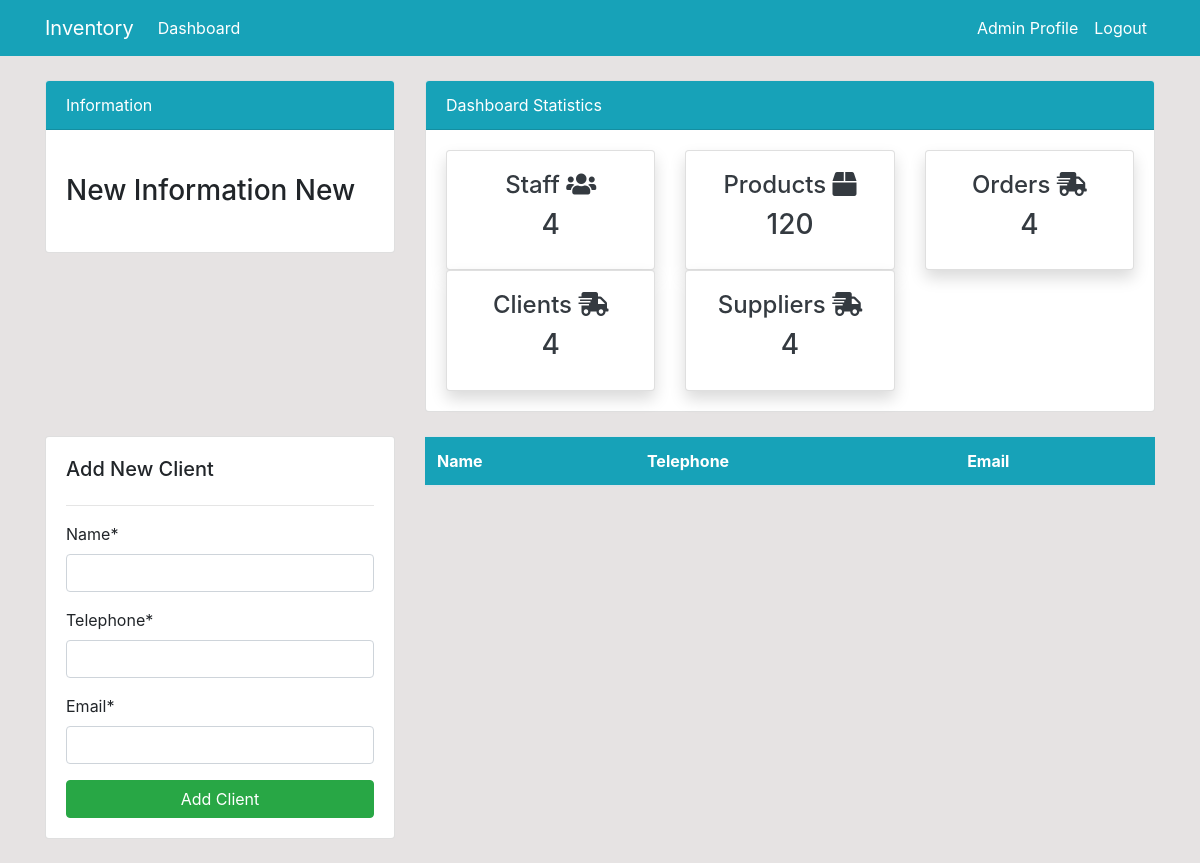
The page /client/ (signed in) on the database as committed earlier.
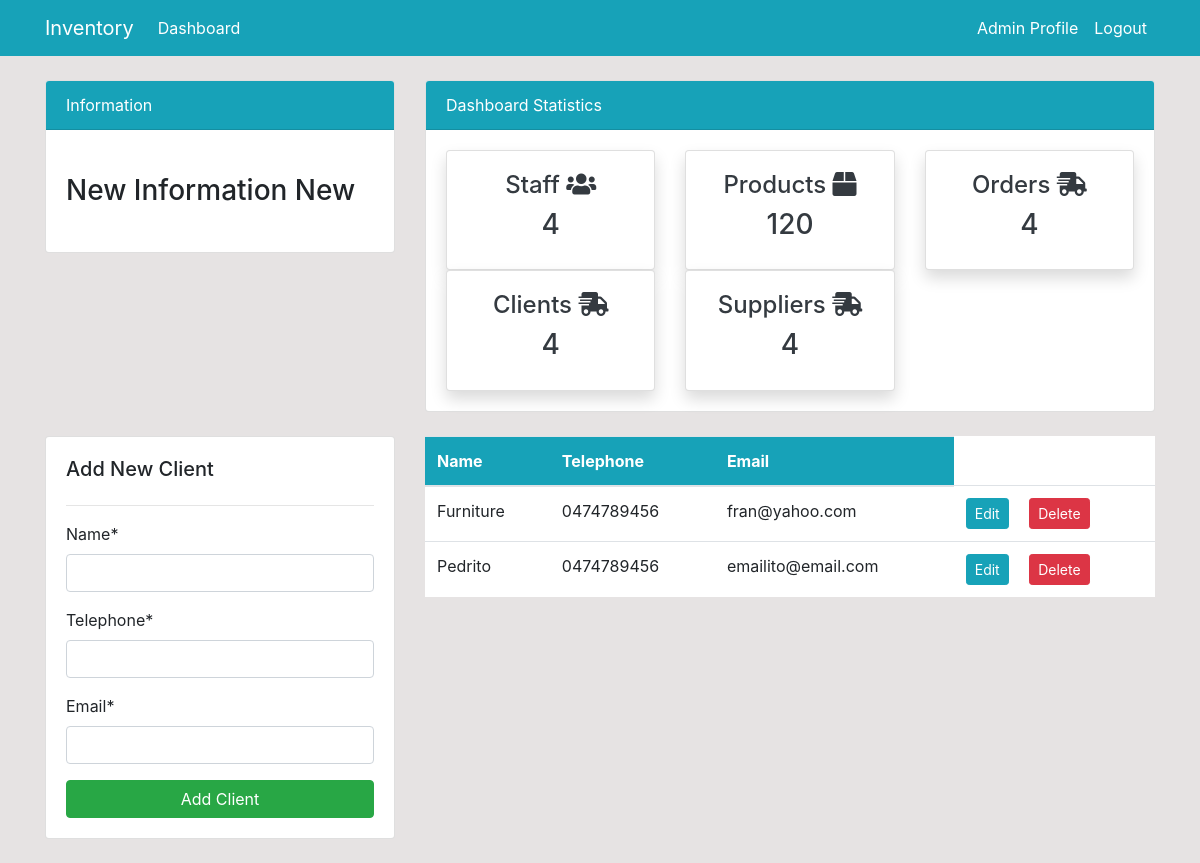
The same page on the database as committed later.
### dashboard/models.py (models this page shows, shortened)
class Client(models.Model):
    name = models.CharField(max_length=100, null=True)
    telephone = models.CharField(max_length=20)
    email = models.EmailField()

### dashboard/views.py (the view)
# urls.py: path('client/', views.client, name='dashboard-client'),
@login_required(login_url='user-login')
def client(request):
    if request.method == 'POST':
        forms = ClientForm(request.POST)
        if forms.is_valid():
            forms.save()
            return redirect('dashboard-client')
    else:
        forms = ClientForm()
    clients = Client.objects.all()
    context = {
        'clients':clients,
        "forms":forms,
    }
    return render(request, 'dashboard/client.html', context)

### dashboard/forms.py
class ClientForm(forms.ModelForm):
    class Meta:
        model= Client
        fields = [
            'name','telephone','email'
            ]

### templates/dashboard/client.html (shortened to what this page needs)
{% extends 'partials/base.html' %}
{% load crispy_forms_tags %}
{% block content %}
{% include 'partials/topside.html' %}
<div class="row my-4">
    <div class="col-md-4">
        <div class="card card-body">
            <h5>Add New Client</h5>
            <hr>
            <form method="POST">
                {{ forms|crispy }}
                <input class="btn btn-success btn-block" type="submit" value="Add Client">
            </form>
        </div>
    </div>
    <div class="col-md-8">
        <table class="table bg-white">
            <thead class="bg-info text-white">
                <tr>
                    <th scope="col">Name</th>
                    <th scope="col">Telephone</th>
                    <th scope="col">Email</th>
            </thead>
            <tbody>
                {% for client in clients %}
                <tr>
                    <td>{{ client.name }}</td>
                    <td>{{ client.telephone }}</td>
                    <td>{{ client.email }}</td>
                    <td>
                        <a class="btn btn-info btn-sm mr-2"
                            href="#">Edit</a>
                        <a class="btn btn-danger btn-sm ml-2"
                            href="#">Delete</a>
                    </td>
                </tr>
                {% endfor %}
            </tbody>
        </table>
    </div>
</div>
{% endblock %}

Rows that differ between the two databases and show on the page:
added Client: name "Furniture", telephone "0474789456", email "fran@yahoo.com"
added Client: name "Pedrito", telephone "0474789456", email "emailito@email.com"
